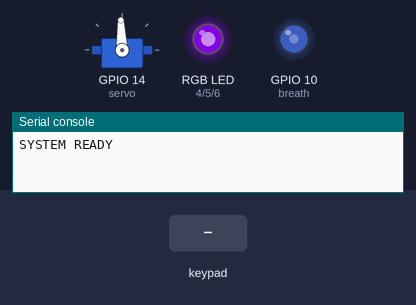
A program run on a simulated ESP32 board running MicroPython. On the bench: servo, an RGB LED mixed from three pins (HIGH = lit), output pins drawn as LEDs (lit = HIGH), the last lines printed to the serial console. Wiring (from the project's diagram.json): RGB LED R on GPIO 4, RGB LED G on GPIO 5, RGB LED B on GPIO 6, blue LED on GPIO 10, servo on GPIO 14. Inputs (shaded band) come from the test bench. Dim RGB values are drawn brighter than linear; the stepper is drawn at 200 steps a turn; servo angles are drawn from the pulse width (0.5 ms = 0°, 2.5 ms = 180°); pins used as bus, display or sensor lines are not drawn.

Above: at 1.2 s.
1.3 s: keypad keys 1 2 # pressed 0.4 s apart
At 2.25 s:
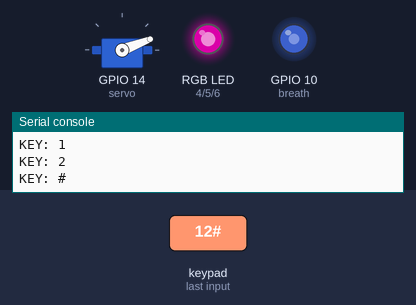
4.3 s: key 'D' pressed
At 4.65 s:
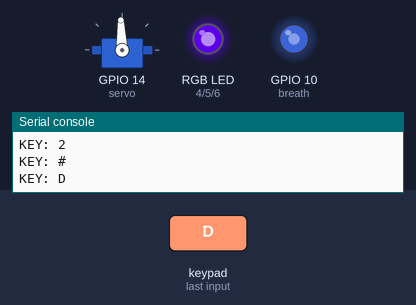
7.3 s: keypad keys 2 5 # pressed 0.4 s apart
At 8.26 s:
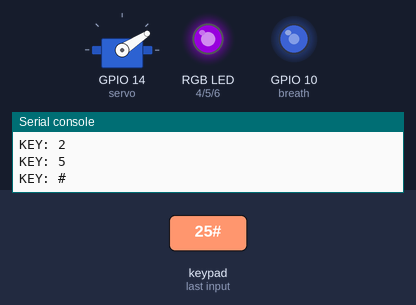
11.5 s: keypad keys 1 2 D pressed 0.4 s apart
At 12.47 s:
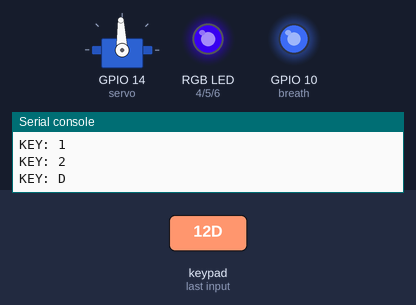
15.0 s: keypad keys 1 2 * pressed 0.4 s apart
18.9 s: key '#' pressed
At 19.38 s:
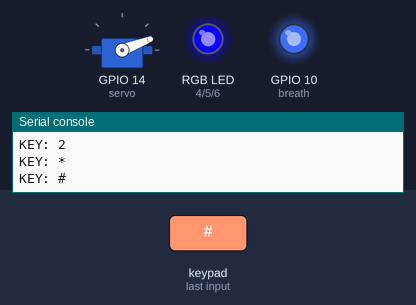
Timing chart, 0 to 26.1 s (numbered marks = the images above; inputs shaded):
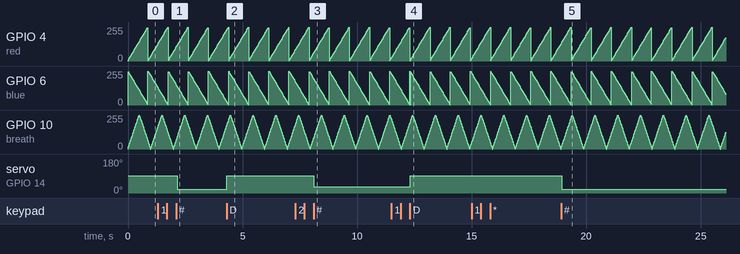

Measured:
- after the input at 1.3 s, servo on GPIO 14 (servo): 92° → 21° after 0.86 s
- after the input at 4.3 s, servo on GPIO 14 (servo): 21° → 92° at once
- after the input at 7.3 s, servo on GPIO 14 (servo): 92° → 33° after 0.82 s
- after the input at 11.5 s, servo on GPIO 14 (servo): 33° → 92° after 0.82 s
- after the input at 18.9 s, servo on GPIO 14 (servo): 92° → 21° at once
- by itself, GPIO 4 (red): ramps from 1/255 to 255/255 and jumps back, once every 0.89 s
- by itself, GPIO 6 (blue): ramps from 255/255 to 1/255 and jumps back, once every 0.89 s

The program:

main.py
```python
import uasyncio as asyncio
from machine import Pin, PWM

# =========================
# RGB
# =========================
red = PWM(Pin(4), freq=1000)
green = PWM(Pin(5), freq=1000)
blue = PWM(Pin(6), freq=1000)

def set_rgb(r, g, b):
    red.duty_u16(r)
    green.duty_u16(g)
    blue.duty_u16(b)

# =========================
# BREATHING LED
# =========================
breath = PWM(Pin(10), freq=1000)
breath_val = 0
breath_dir = 1

# =========================
# SERVO
# =========================
servo = PWM(Pin(14), freq=50)

target_angle = 90

def servo_angle(angle):
    min_duty = 2000
    max_duty = 8000
    duty = int(min_duty + (angle / 180) * (max_duty - min_duty))
    servo.duty_u16(duty)

# =========================
# KEYPAD
# =========================
keys = [
    ['1','2','3','A'],
    ['4','5','6','B'],
    ['7','8','9','C'],
    ['*','0','#','D']
]

rows = [Pin(p, Pin.OUT) for p in [13,12,11,8]]
cols = [Pin(p, Pin.IN, Pin.PULL_DOWN) for p in [18,17,16,15]]

input_angle = ""
last_key = None

def scan():
    global last_key

    for r in range(4):
        rows[r].value(1)

        for c in range(4):
            if cols[c].value():

                key = keys[r][c]

                rows[r].value(0)

                # debounce: prevent double click
                if key == last_key:
                    return None

                last_key = key
                return key

        rows[r].value(0)

    last_key = None
    return None

# =========================
# KEYPAD TASK
# =========================
async def keypad_task():
    global input_angle, target_angle

    while True:
        key = scan()

        if key:
            print("KEY:", key)

            if key.isdigit():
                input_angle += key

            elif key == '#':
                if input_angle:
                    angle = int(input_angle)
                    if 0 <= angle <= 180:
                        target_angle = angle
                    input_angle = ""

            elif key == 'A':
                set_rgb(65535, 0, 0)

            elif key == 'B':
                set_rgb(0, 65535, 0)

            elif key == 'C':
                set_rgb(0, 0, 65535)

            elif key == 'D':
                set_rgb(0, 0, 0)
                target_angle = 90
                input_angle = ""

        await asyncio.sleep_ms(10)

# =========================
# SERVO TASK
# =========================
async def servo_task():
    global target_angle
    while True:
        servo_angle(target_angle)
        await asyncio.sleep_ms(50)

# =========================
# RGB TASK
# =========================
rgb_step = 0

async def rgb_task():
    global rgb_step

    while True:
        rgb_step = (rgb_step + 1500) % 65535
        set_rgb(rgb_step, 0, 65535 - rgb_step)

        await asyncio.sleep_ms(20)

# =========================
# BREATH TASK
# =========================
async def breath_task():
    global breath_val, breath_dir

    while True:
        breath_val += breath_dir * 2000

        if breath_val >= 65535:
            breath_val = 65535
            breath_dir = -1
        elif breath_val <= 0:
            breath_val = 0
            breath_dir = 1

        breath.duty_u16(breath_val)

        await asyncio.sleep_ms(15)

# =========================
# MAIN
# =========================
async def main():
    print("SYSTEM READY")

    asyncio.create_task(keypad_task())
    asyncio.create_task(rgb_task())
    asyncio.create_task(breath_task())
    asyncio.create_task(servo_task())

    while True:
        await asyncio.sleep(1)

asyncio.run(main())
```
